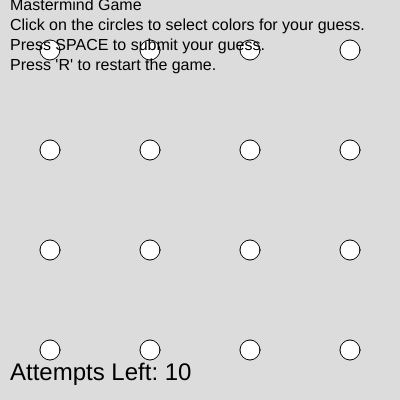
Frame 1 (no input)
Frame 60 (no input): identical to frame 1, image omitted
Frame 120 (the mouse pressed at the canvas centre since frame 60): identical to frame 1, image omitted

The p5.js sketch that drew this single still picture (run headless with seeded random() and noise() and a simulated clock; from frame 60 on, the mouse is pressed at the canvas centre):

// p5.js sketch
// ── sketch.js
// Mastermind
// Laura Lima
// Date
//
// Extra for Experts:
// uh

let grid;
let cellSize;
const CELL_NUMBER = 4;
let colourList = ["red", "yellow", "green", "blue", "purple", "pink", "black", "white"];
let currentRow = 0;
let codeToGuess = [];
let guessGrid = [];
let maxAttempts = 10;
let attemptsLeft = maxAttempts;
let gameWon = false;
let pegSize = 20;
let stopFunction = false;

// Setting up the canvas
function setup() {
  createCanvas(400, 400);
  grid = genGrid(CELL_NUMBER, attemptsLeft);

  cellSize = width / CELL_NUMBER;

  makeRandomCode();
  displayInstructions();
}

// Displaying the instructions and then the game
function draw() {
  background(220);
  displayGrid();
  displayGuessGrid();
  displayAttemptsLeft();
  displayWinLoseMessage();
}

// Changing the colour of the box when clicked by mouse
function mousePressed() {
  if (currentRow < CELL_NUMBER && !gameWon) {
    let y = Math.floor(mouseY / cellSize);
    let x = Math.floor(mouseX / cellSize);

    changeColour(x, y, currentRow);
  }
}

function keyPressed() {
  // Entering guess
  if (key === " " && currentRow < CELL_NUMBER && !gameWon) {
    if (guessGrid[currentRow].length === CELL_NUMBER) {
      currentRow++;
      if (currentRow === CELL_NUMBER) {
        checkGuess();
      }
    }
  } 
  // Restarting the game after a win or loss
  else if (key === "r" && (gameWon || attemptsLeft === 0)) {
    resetGame();
  }
  // Starting the game and hiding instructions
  else if (key === "s") {
    stopFunction = !stopFunction;
  }
}

// Making the grid to use
function genGrid(cols, rows) {
  let newGrid = [];
  for (let y = 0; y < rows; y++) {
    newGrid.push([]);
    for (let x = 0; x < cols; x++) {
      newGrid[y].push(0);
    }
  }
  return newGrid;
}

// Changing the colour where mouse is
function changeColour(x, y, row) {
  if (x < CELL_NUMBER && y === 0) {
    guessGrid[row][x] = colourList[0];
  }
}

// Drawing in a central position in the boxes
function drawPeg(x, y, colour) {
  fill(colour);
  ellipse(x * cellSize + cellSize / 2, y * cellSize + cellSize / 2, pegSize, pegSize);
}

// Generating a random colour code to guess
function makeRandomCode() {
  for (let i = 0; i < CELL_NUMBER; i++) {
    let randomColor = random(colourList);
    codeToGuess.push(randomColor);
  }
}

// Making brown boxes for game
function displayGrid() {
  for (let y = 0; y < CELL_NUMBER; y++) {
    for (let x = 0; x < CELL_NUMBER; x++) {
      drawPeg(x, y, "lightbrown");
    }
  }
}

// Show instructions, and then show the game
function displayGuessGrid() {
  if (stopFunction === false) {
    displayInstructions();
  }
  else {
    for (let i = 0; i < CELL_NUMBER; i++) {
      for (let j = 0; j < CELL_NUMBER; j++) {
        drawPeg(j, i, guessGrid[i][j]);
      }
    }
  }
}

// How many tries remain
function displayAttemptsLeft() {
  textSize(24);
  fill(0);
  text(`Attempts Left: ${attemptsLeft}`, 10, height - 20);
}

// Checking if the guess is right or partically right
function checkGuess() {
  let correctCount = 0;
  let correctPosition = 0;

  // Are the colours correct
  for (let i = 0; i < CELL_NUMBER; i++) {
    // Is position of colour correct
    if (guessGrid[CELL_NUMBER - 1][i] === codeToGuess[i]) {
      correctPosition++;
    } 
    // If colour in the code, but wrong spot
    else if (codeToGuess.includes(guessGrid[CELL_NUMBER - 1][i])) {
      correctCount++;
    }
  }

  // If game is won or lost
  if (correctPosition === CELL_NUMBER) {
    gameWon = true;
  } 
  else {
    attemptsLeft--;
    if (attemptsLeft === 0) {
      gameWon = false;
    }
  }
}

// Message to say if you've won or lost
function displayWinLoseMessage() {
  textSize(32);
  fill(0);

  if (gameWon) {
    text("Congratulations! You've won!", 10, 40);
    text("Press 'R' to restart.", 10, 80);
  } 
  else if (attemptsLeft === 0) {
    text("You've run out of attempts.", 10, 40);
    text("The secret code was:", 10, 80);

    for (let i = 0; i < CELL_NUMBER; i++) {
      drawPeg(i, CELL_NUMBER - 1, codeToGuess[i]);
    }
    text("Press 'R' to restart.", 10, height - 60);
  }
}

// Restart the game when r is pressed
function resetGame() {
  currentRow = 0;
  codeToGuess = [];
  guessGrid = [];
  attemptsLeft = maxAttempts;
  gameWon = false;
  makeRandomCode();
  displayInstructions();
}

// Display rules to play the game
function displayInstructions() {
  textSize(16);
  fill(0);
  text("Mastermind Game", 10, 10);
  text("Click on the circles to select colors for your guess.", 10, 30);
  text("Press SPACE to submit your guess.", 10, 50);
  text("Press 'R' to restart the game.", 10, 70);
  if (stopFunction) {
    return;
  }
}
